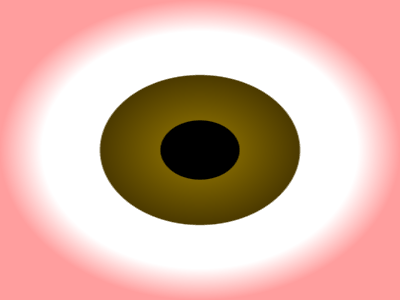
<?xml version="1.0" encoding="UTF-8"?>
<ui version="4.0">
 <class>Widget</class>
 <widget class="QWidget" name="Widget">
  <property name="geometry">
   <rect>
    <x>0</x>
    <y>0</y>
    <width>400</width>
    <height>300</height>
   </rect>
  </property>
  <property name="windowTitle">
   <string>Widget</string>
  </property>
  <property name="styleSheet">
   <string notr="true">background-color: qradialgradient(spread:pad, cx:0.5, cy:0.5, radius:0.5, fx:0.5, fy:0.5, stop:0 rgba(0, 0, 0, 255), stop:0.19397 rgba(0, 0, 0, 255), stop:0.202312 rgba(122, 97, 0, 255), stop:0.495514 rgba(76, 58, 0, 255), stop:0.504819 rgba(255, 255, 255, 255), stop:0.79 rgba(255, 255, 255, 255), stop:1 rgba(255, 158, 158, 255));</string>
  </property>
 </widget>
 <layoutdefault spacing="6" margin="11"/>
 <resources/>
 <connections/>
</ui>
